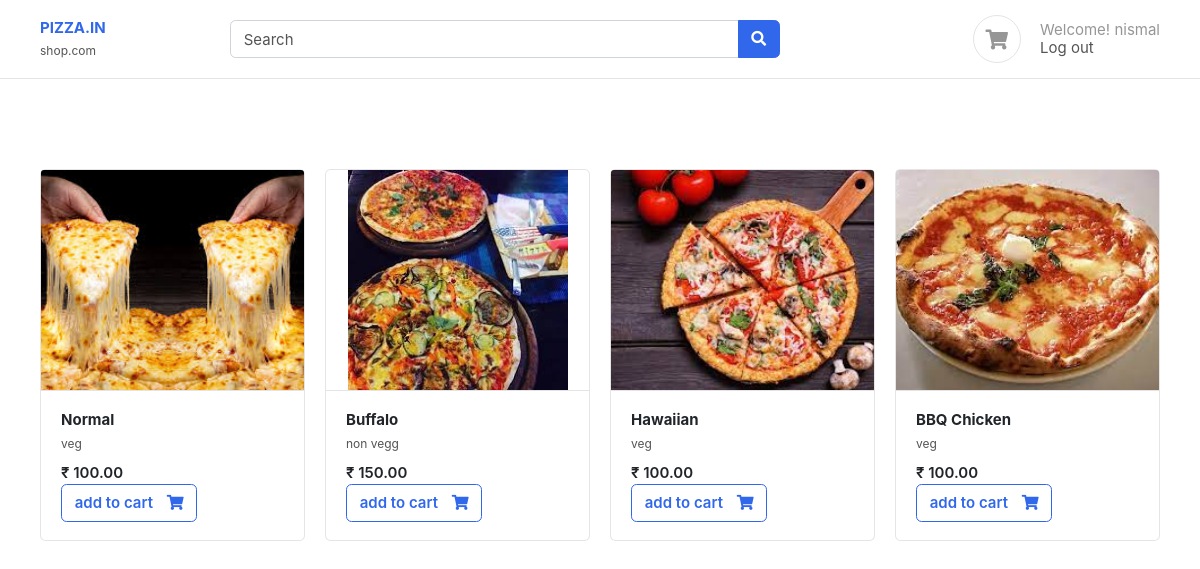
The app's page / (signed in) with its own data.
### base/models.py (models this page shows)
class Pizza(models.Model):
    category = models.ForeignKey(PizzaCategory, on_delete=models.CASCADE, related_name='category')
    pizza_name = models.CharField(max_length=100)
    price = models.IntegerField(default=100)
    images = models.ImageField(upload_to='pizza')

class PizzaCategory(models.Model):
    category_name = models.CharField(max_length=100)

### base/views.py (the view)
# urls.py: path('',home,name='home'),
def home(request):
    pizza = Pizza.objects.all()
    search_in = request.GET.get('search-area')
    if search_in:
        pizza = Pizza.objects.filter(pizza_name__icontains=search_in)
    else:
        pizza = Pizza.objects.all()
        search_in = ''
    context = {
        'pizza': pizza,
        'search_in': search_in
    }
    return render(request, 'index.html', context)

### base/templates/index.html (shortened to what this page needs)
{% extends "base.html"%}
{%  block start %}
<div class="container mt-5 pt-5">
    <div class="row">
        {% for pizza in pizza %}
        <div class="col-md-3">
            <figure class="card card-product-grid">
                <div class="img-wrap"> <img src="/media/{{pizza.images}}"> </div>
                <figcaption class="info-wrap border-top">
                    <a href="#" class="title">
                        <b>{{pizza.pizza_name}}</b></a>
                    <small>{{pizza.category.category_name}}</small></a>
                    <div class="price mt-2">₹ {{pizza.price}}.00</div>
                    <a href="{% url 'add_cart' pizza.id %}" class="btn  btn-outline-primary"> <span class="text">add to cart</span> <i class="fas fa-shopping-cart"></i>  </a>
                </figcaption>
            </figure>
        </div>
        {% endfor %}
    </div>
    </div>
{% endblock %}

### base/templates/base.html (shortened to what this page needs)
<!DOCTYPE HTML>
<html lang="en">
<head>
<link href="/media/css/bootstrap.css" rel="stylesheet" type="text/css"/>
<link href="/media/fonts/fontawesome/css/all.min.css" type="text/css" rel="stylesheet">
<link href="/media/css/ui.css" rel="stylesheet" type="text/css"/>
<link href="/media/css/responsive.css" rel="stylesheet" />
</head>
<body>
	<header class="section-header">
		<section class="header-main border-bottom">
			<div class="container">
		<div class="row align-items-center">
			<div class="col-lg-2 col-4">
				<div class="brand-wrap">
					<a href="{% url 'home' %}"><b> PIZZA.IN</b></a>
				</div>
				<small>shop.com</small>
			</div>
			<div class="col-lg-6 col-sm-12">
				<form action="#" class="search">
					<div class="input-group w-100">
						<input type="text" value="{{search_in}}" class="form-control"name="search-area" placeholder="Search">
						<div class="input-group-append">
						  <button class="btn btn-primary" type="submit">
							<i class="fa fa-search"></i>
						  </button>
						</div>
					</div>
				</form>
			</div>
			<div class="col-lg-4 col-sm-6 col-8">
				<div class="widgets-wrap float-md-right">
					<div class="widget-header  mr-3">
						{% if user.is_authenticated %}
						<a href="{% url 'cart' %}" class="icon icon-sm rounded-circle border"><i class="fa fa-shopping-cart"></i></a>
					</div>
					<div class="widget-header icontext">
						<div class="text">
							<span class="text-muted">Welcome! {{request.user.username}}</span>
							<div>
								<a href="{% url 'logout' %}">Log out</a>
								{% else %}
								<a href="{% url 'login' %}">Sign in</a>
								<a href="{% url 'register' %}"> Register</a>
								{% endif %}
							</div>
						</div>
					</div>
				</div>
			</div>
		</div>
			</div>
		</section>
		</header>
		{% block start %}
		{% endblock %}
        </body>
        </html>

### static/css/ui.css (style rules this page uses)
html { font-family: 'Inter', sans-serif; font-size: 15px; }
.img-wrap { text-align: center; display: block; }
.img-wrap img { max-width: 100%; }
.icon-xs, .icon-sm, .icon-md, .icon-lg { display: inline-block; text-align: center; flex-shrink: 0; flex-grow: 0; }
.icon-sm { width: 48px; height: 48px; line-height: 48px; font-size: 20px; }
figure { margin-bottom: 0; }
.card .title { color: #212529; }
.header-main { position: relative; padding-top: 1rem; padding-bottom: 1rem; }
.widget-header { display: inline-block; vertical-align: middle; position: relative; }
.widget-header a { color: #545454; }
.widget-header i { color: #969696; }
.btn .text + i { margin-left: 10px; }
[class*='card-product'] a.title { color: #212529; display: block; }
[class*='card-product'] .img-wrap { overflow: hidden; position: relative; }
[class*='card-product'] .img-wrap img { height: 100%; max-width: 100%; width: auto; display: inline-block; object-fit: cover; }
.card-product-grid { margin-bottom: 20px; }
.card-product-grid .img-wrap { border-radius: 0.2rem 0.2rem 0 0; height: 220px; }
.card-product-grid .info-wrap { overflow: hidden; padding: 18px 20px; }
.card .img-wrap { overflow: hidden; }
.icontext { display: inline-flex; align-items: center; vertical-align: middle; }
.icontext .text { width: 100%; line-height: 1.2; color: #212529; }
.price { font-weight: 600; color: #212529; }

### records on screen
Pizza: images (picture), pizza_name "Normal", category.category_name "veg", price "100"
Pizza: images (picture), pizza_name "Buffalo", category.category_name "non vegg", price "150"
Pizza: images (picture), pizza_name "Hawaiian", category.category_name "veg", price "100"
Pizza: images (picture), pizza_name "BBQ Chicken", category.category_name "veg", price "100"

### other values on screen
{{ request.user.username }} "nismal"
